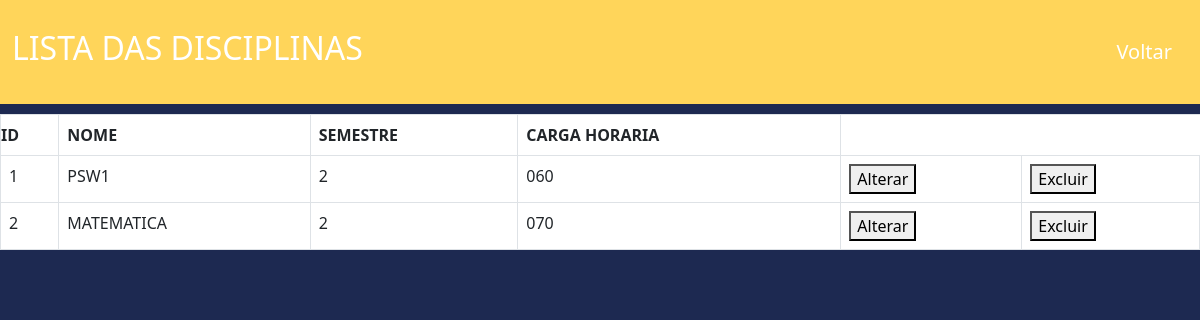
The page /disciplina/listadisciplina.php on the database its author committed.
### tables this page shows
CREATE TABLE `disciplina` (
  `id` smallint(6) NOT NULL,
  `nomedisciplina` varchar(100) DEFAULT NULL,
  `ch` varchar(3) DEFAULT NULL,
  `semestre` varchar(5) DEFAULT NULL
);

### disciplina/listadisciplina.php (the view, shortened to what this page needs)
<!DOCTYPE html>
<html lang="en">
<head>
  <link href="https://cdn.jsdelivr.net/npm/bootstrap@5.3.0/dist/css/bootstrap.min.css" rel="stylesheet">
</head>
<body>
<?php
  require_once('conexao.php');
  $retorno = $conexao->prepare('SELECT * FROM disciplina');
  $retorno->execute();
?>
<div class="conteiner">
<div class="header">
    <nav class="navbar navbar-expand-sm navbar-dark" style="background-color: #ffd55a; height:13VH;" >
    <div class="container-fluid">
        <h2>LISTA DAS DISCIPLINAS</h2>
        <a class="navbar-brand" href="index.php">Voltar</a>
      </div>
    </nav>
  </div>
<div class="container-mt-3">
  <table class="table table-bordered" style="width: 100%;">
    <thead>
        <tr>
            <th style="padding-left: 0%;">ID</th>
            <th>NOME</th>
            <th>SEMESTRE</th>
            <th>CARGA HORARIA</th>
        </tr>
    </thead>
    <tbody>
        <?php foreach ($retorno->fetchAll() as $value) { ?>
            <tr>
                <td><?php echo $value['id'] ?></td>
                <td><?php echo $value['nomedisciplina'] ?></td>
                <td><?php echo $value['semestre'] ?></td>
                <td><?php echo $value['ch'] ?></td>
                <td>
                    <form method="POST" action="altdisciplina.php">
                        <button name="alterar" type="submit">Alterar</button>
                    </form>
                </td>
                <td>
                    <form method="GET" action="crudisciplina.php">
                        <button name="excluir" type="submit">Excluir</button>
                    </form>
                </td>
            </tr>
        <?php } ?>
    </tbody>
</table>
</div>
</body>
</html>

### disciplina/listadisciplina.php (style rules this page uses)
.header { color: white; }
body { background-color: #1D2951; }
.container-mt-3 { padding: 10px 0px; margin: 0px; }
.table { background-color: white; }

### rows shown on the page
disciplina: id "1", nomedisciplina "PSW1", semestre "2", ch "060"
disciplina: id "2", nomedisciplina "MATEMATICA", semestre "2", ch "070"
